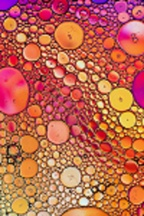
#> input picture images/granulometry1-min.jpg, 144 x 216 px, shrunk from 1000 x 1500 before the run
$ python Exercise3.py
#> lines starting #> are read from the running program, lines starting #| are printed output that depends on the picture
import cv2
from matplotlib import pyplot as plt
import skimage.morphology
import numpy as np


def granolumetry(img):

    area_values = []

    e_values = [5, 6, 7, 8, 9, 10, 11, 12, 13, 14, 15, 16, 17, 18, 19, 20, 21, 22, 23, 24, 25, 26, 27, 28, 29, 30]
    # Successive opening operations
    for e in e_values:
        print("Disk radii = ", e)
        # perform morphological opening with increasing structuring element,
        # here a disk.
        img = skimage.morphology.opening(img, skimage.morphology.disk(e))

        # Compute surface area
        # compute the sum of all the pixels of the image after each opening or only the pixels affected by the operation ?
        surface_area = sum(sum(img))

        area_values.append(surface_area)

        plt.subplot(111), plt.imshow(img, cmap='gray')
        plt.title('image smoothed'), plt.xticks([]), plt.yticks([])
        plt.show()

    # compute the difference between adjacent elements of the area values array
    differences = []
    previous = 0
    for area in area_values:
        if area_values[0] == area:
            difference_val = 0
            differences.append(difference_val)
            previous = area
        else:
            difference_val = np.abs(area - previous)
            differences.append(difference_val)
            previous = area
    print("differences :", differences)

    return img, e_values, differences


# import both images in grayscale
bubbles = cv2.imread("images/granulometry1-min.jpg", 0)
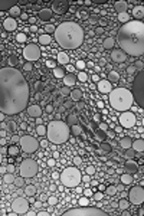
#> bubbles: shape (216, 144); min 4, max 245, mean 124.7
balls = cv2.imread("images/granulometry2-min.jpg", 0)
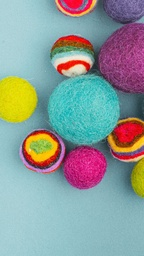
#> input picture images/granulometry2-min.jpg, 144 x 256 px, shrunk from 1000 x 1777 before the run
#> balls: shape (256, 144); min 28, max 235, mean 150.4

print("-----Granulometry of the bubbles picture-----")
granule1, e_val_bubble, area_diff_bubble = granolumetry(bubbles)
#> the loop in granolumetry, `for e in e_values:` made 26 passes
#> surface_area on passes 1 to 12: 18608, 18542, 19611, 18030, 17044, 17216, 18713, 18489, 19119, 18238, 18101, 17275
#> pass 1, in granolumetry, `img = skimage.morphology.opening(img, skimage.morphology.disk(e))`:
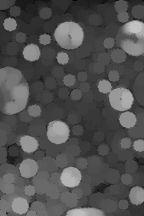
#> img: shape (216, 144); min 4, max 194, mean 82
#> after the loop in granolumetry, `for e in e_values:`:
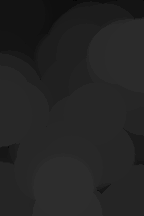
#> img: shape (216, 144); min 4, max 45, mean 35.8
#> after the loop in granolumetry, `for e in e_values:`: area_values = 26 values, max 20190 at index 12, min 16228 at index 16, mean 18399.2
#> the loop in granolumetry, `for area in area_values:` made 26 passes
#> (area, difference_val, previous) on passes 1 to 12: (18608, 0, 18608), (18542, 66, 18542), (19611, 1069, 19611), (18030, 1581, 18030), (17044, 986, 17044), (17216, 172, 17216), (18713, 1497, 18713), (18489, 224, 18489), (19119, 630, 19119), (18238, 881, 18238), (18101, 137, 18101), (17275, 826, 17275)
#> after the loop in granolumetry, `for area in area_values:`: differences = 26 values, max 3485 at index 13, min 0 at index 0, mean 1164.2
#| differences : [0, 66, 1069, 1581, 986, 172, 1497, 224, 630, 881, 137, 826, 2915, 3485, 2734, 623, 2588, 2391, 1554, 1326, 306, 867, 1651, 108, 296, 1357]
#> e_val_bubble = 26 values from 5 to 30; area_diff_bubble has the same summary as differences in granolumetry

plt.plot(e_val_bubble, area_diff_bubble)
plt.xlabel("Disk radius r")
plt.ylabel("Differences")
plt.show()
#> figure, not shown here; curve peaks at x = 18, y = 3485

print("-----Granulometry of the balls picture-----")
granule2,  e_val_ball, area_diff_ball = granolumetry(balls)
#> the loop in granolumetry (call 2), `for e in e_values:` made 26 passes
#> surface_area on passes 1 to 12: 20026, 17130, 17503, 18435, 16997, 19526, 18592, 18343, 18299, 18522, 18448, 18164
#> pass 1, in granolumetry (call 2), `img = skimage.morphology.opening(img, skimage.morphology.disk(e))`:
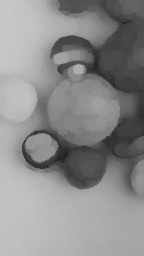
#> img: shape (256, 144); min 28, max 199, mean 139.8
#> after the loop in granolumetry (call 2), `for e in e_values:`:
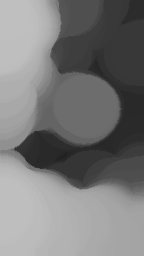
#> img: shape (256, 144); min 28, max 191, mean 121.7
#> after the loop in granolumetry (call 2), `for e in e_values:`: area_values = 26 values, max 20026 at index 0, min 16997 at index 4, mean 18403.9
#> the loop in granolumetry (call 2), `for area in area_values:` made 26 passes
#> (area, difference_val, previous) on passes 1 to 12: (20026, 0, 20026), (17130, 2896, 17130), (17503, 373, 17503), (18435, 932, 18435), (16997, 1438, 16997), (19526, 2529, 19526), (18592, 934, 18592), (18343, 249, 18343), (18299, 44, 18299), (18522, 223, 18522), (18448, 74, 18448), (18164, 284, 18164)
#> after the loop in granolumetry (call 2), `for area in area_values:`: differences = 26 values, max 2896 at index 1, min 0 at index 0, mean 767.2
#| differences : [0, 2896, 373, 932, 1438, 2529, 934, 249, 44, 223, 74, 284, 1646, 922, 389, 6, 346, 321, 576, 2031, 2015, 339, 270, 655, 149, 305]
#> e_val_ball = 26 values from 5 to 30; area_diff_ball has the same summary as differences in granolumetry

plt.plot(e_val_ball, area_diff_ball)
plt.xlabel("Disk radius r")
plt.ylabel("Differences")
plt.show()
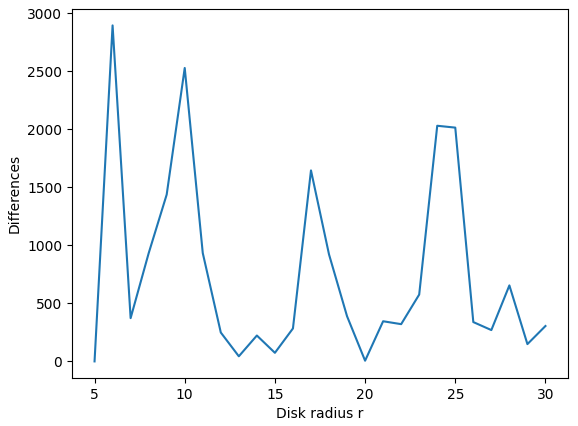
#> figure drawn by matplotlib, 1 panel; curve peaks at x = 6, y = 2896
